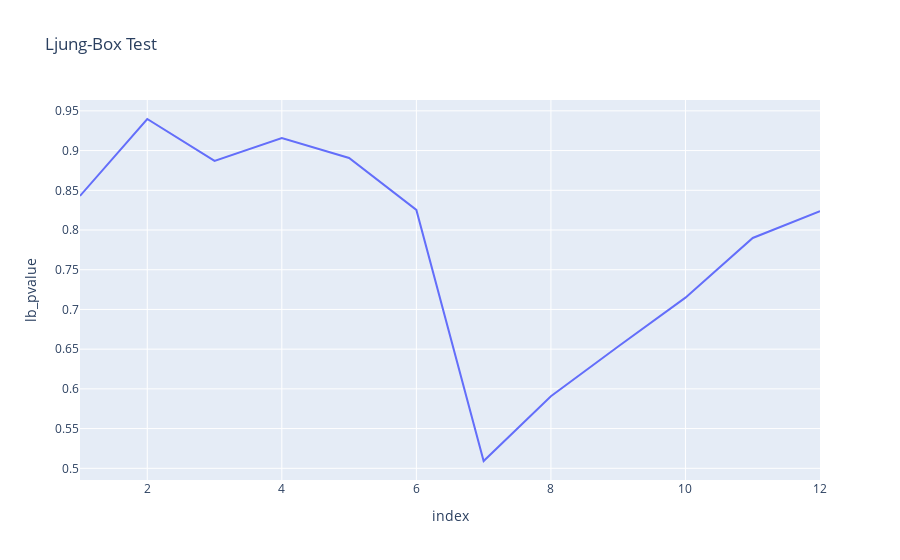

The notebook cell this image was saved under:
### Code cell
# lb_test is df, plot the column lb_pvalue and x axis is lag
fig = px.line(lb_test, x=lb_test.index, y='lb_pvalue', title="Ljung-Box Test")
fig.show()

### Figure 1 — Plotly figure (JSON) as saved in the notebook; plotly's stock layout.template omitted (floating-point values rounded to 4 significant figures)
{"data": [{"hovertemplate": "index=%{x}<br>lb_pvalue=%{y}<extra></extra>", "legendgroup": "", "line": {"color": "#636efa", "dash": "solid"}, "marker": {"symbol": "circle"}, "mode": "lines", "name": "", "orientation": "v", "showlegend": false, "type": "scatter", "x": [1, 2, 3, 4, 5, 6, 7, 8, 9, 10, 11, 12], "xaxis": "x", "y": [0.8429, 0.9398, 0.8869, 0.9157, 0.8906, 0.8254, 0.5092, 0.5908, 0.6533, 0.7149, 0.79, 0.8238], "yaxis": "y"}], "layout": {"legend": {"tracegroupgap": 0}, "title": {"text": "Ljung-Box Test"}, "xaxis": {"anchor": "y", "domain": [0, 1], "title": {"text": "index"}}, "yaxis": {"anchor": "x", "domain": [0, 1], "title": {"text": "lb_pvalue"}}}}
